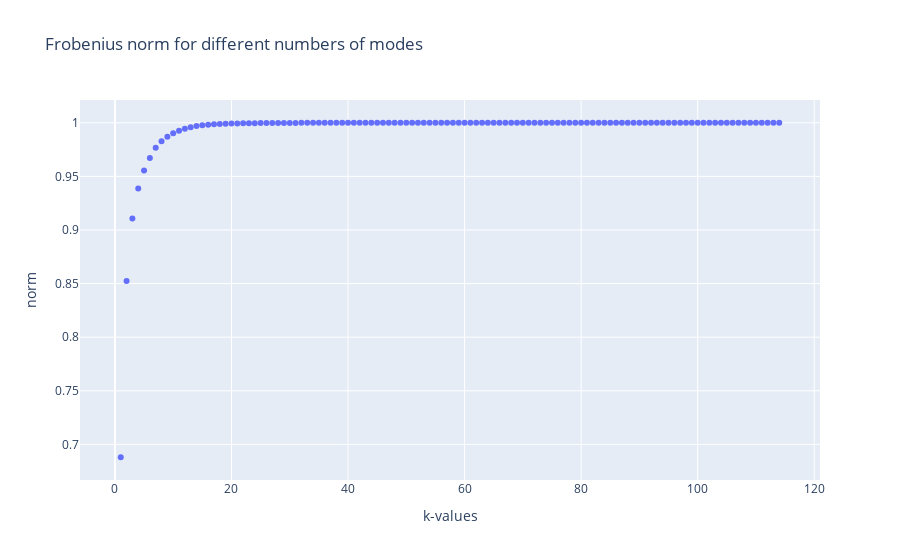

Write notebook code for a chart like this one.
### Code cell
# Plotting cumulative energy
k_values = np.arange(1,115)
norms = np.zeros(114)

for k in k_values:
    pca = PCA(n_components = k)
    x_train_reduced = pca.fit_transform(x_train)

    x_train_reconstructed = pca.inverse_transform(x_train_reduced)
    frobenius_norm = norm(x_train_reconstructed)/norm(x_train)

    norms[k-1] = frobenius_norm

df = pd.DataFrame({
    "k-values": k_values,
    "norm": norms
})

fig = px.scatter(df, x = "k-values", y = "norm", title = "Frobenius norm for different numbers of modes")

pio.write_image(fig, "frob_norms.pdf")

fig.show()

### Figure 1 — Plotly figure (JSON) as saved in the notebook; plotly's stock layout.template omitted (floating-point values rounded to 4 significant figures)
{"data": [{"hovertemplate": "k-values=%{x}<br>norm=%{y}<extra></extra>", "legendgroup": "", "marker": {"color": "#636efa", "symbol": "circle"}, "mode": "markers", "name": "", "orientation": "v", "showlegend": false, "type": "scatter", "x": [1, 2, 3, 4, 5, 6, 7, 8, 9, 10, 11, 12, 13, 14, 15, 16, 17, 18, 19, 20, 21, 22, 23, 24, 25, 26, 27, 28, 29, 30, 31, 32, 33, 34, 35, 36, 37, 38, 39, 40, 41, 42, 43, 44, 45, 46, 47, 48, 49, 50, 51, 52, 53, 54, 55, 56, 57, 58, 59, 60, 61, 62, 63, 64, 65, 66, 67, 68, 69, 70, 71, 72, 73, 74, 75, 76, 77, 78, 79, 80, 81, 82, 83, 84, 85, 86, 87, 88, 89, 90, 91, 92, 93, 94, 95, 96, 97, 98, 99, 100, 101, 102, 103, 104, 105, 106, 107, 108, 109, 110, 111, 112, 113, 114], "xaxis": "x", "y": [0.688, 0.8524, 0.9108, 0.9387, 0.9554, 0.967, 0.9767, 0.9827, 0.987, 0.9902, 0.9926, 0.9945, 0.9959, 0.9969, 0.9976, 0.9981, 0.9986, 0.9989, 0.9991, 0.9992, 0.9993, 0.9994, 0.9995, 0.9996, 0.9997, 0.9997, 0.9998, 0.9998, 0.9998, 0.9998, 0.9999, 0.9999, 0.9999, 0.9999, 0.9999, 0.9999, 1.0, 1.0, 1.0, 1.0, 1.0, 1.0, 1.0, 1.0, 1.0, 1.0, 1.0, 1.0, 1.0, 1.0, 1.0, 1.0, 1.0, 1.0, 1.0, 1.0, 1.0, 1.0, 1.0, 1.0, 1.0, 1.0, 1.0, 1.0, 1.0, 1.0, 1.0, 1.0, 1.0, 1.0, 1.0, 1.0, 1.0, 1.0, 1.0, 1.0, 1.0, 1.0, 1.0, 1.0, 1.0, 1.0, 1.0, 1.0, 1.0, 1.0, 1.0, 1.0, 1.0, 1.0, 1.0, 1.0, 1.0, 1.0, 1.0, 1.0, 1.0, 1.0, 1.0, 1.0, 1.0, 1.0, 1.0, 1.0, 1.0, 1.0, 1.0, 1.0, 1.0, 1.0, 1.0, 1.0, 1.0, 1.0], "yaxis": "y"}], "layout": {"legend": {"tracegroupgap": 0}, "title": {"text": "Frobenius norm for different numbers of modes"}, "xaxis": {"anchor": "y", "domain": [0, 1], "title": {"text": "k-values"}}, "yaxis": {"anchor": "x", "domain": [0, 1], "title": {"text": "norm"}}}}
